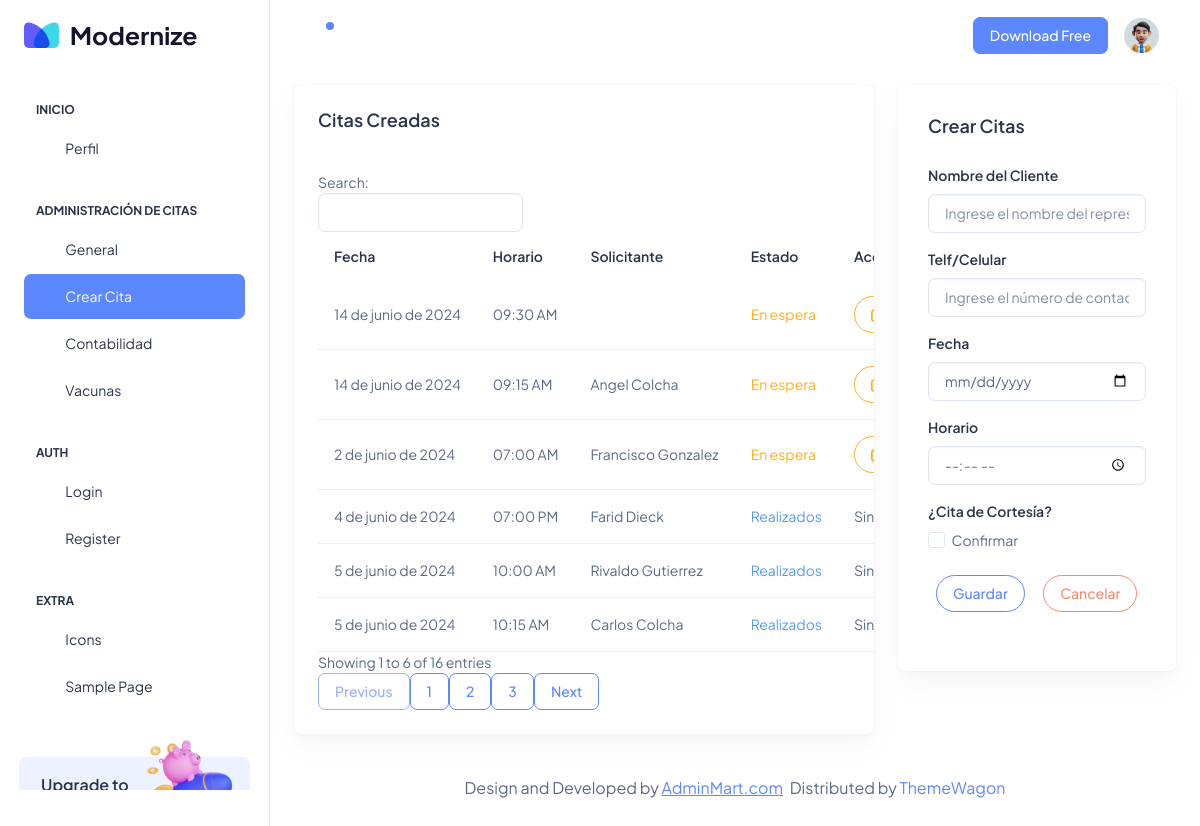
/adci_fechacitas/, run on an earlier commit of the app's database.
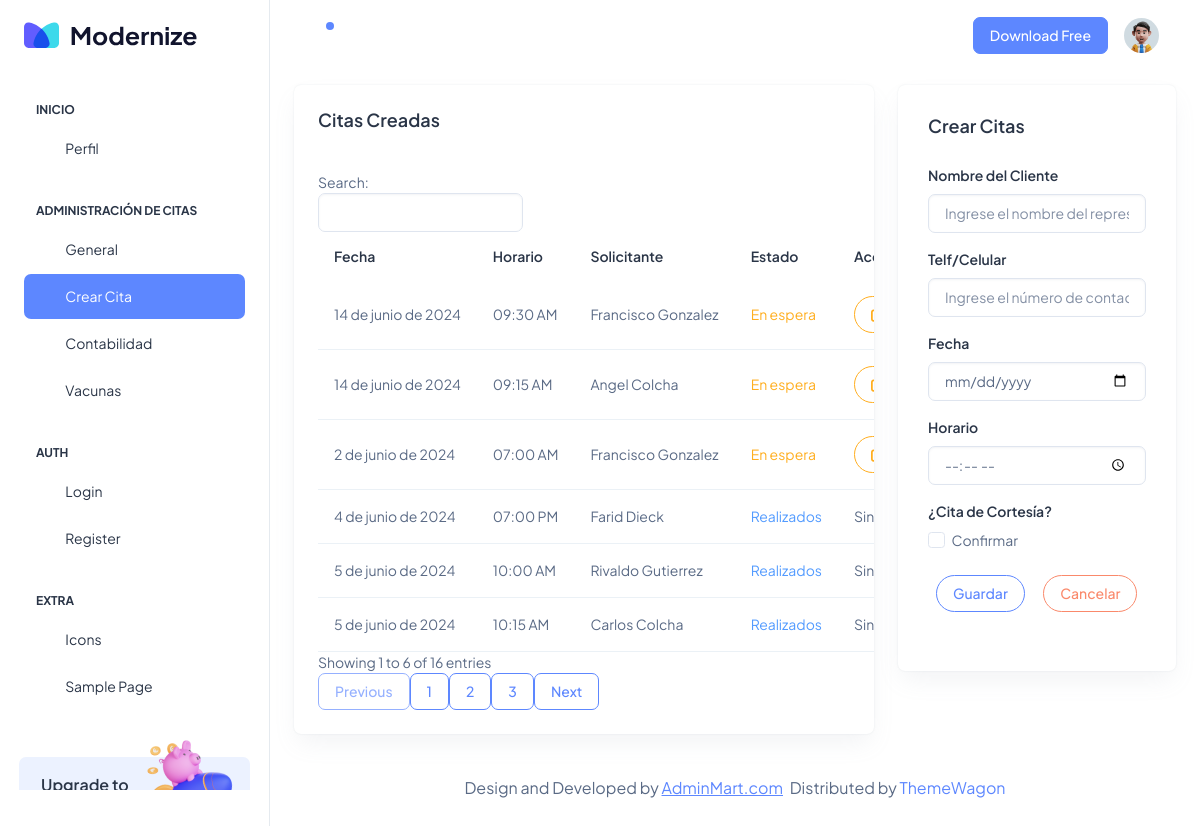
And on a later commit of the database.
### Aplicaciones/Citas/models.py (models this page shows, shortened)
class CitaSol(models.Model):
    id=models.AutoField(primary_key=True)
    fech_da=models.DateField()
    time_da=models.TimeField()
    cort_da=models.BooleanField(default=False)
    nom_da=models.CharField(max_length=150)
    telf_da=models.CharField(max_length=10)
    est_da=models.BooleanField(default=False)

### Aplicaciones/Citas/views.py (the view)
# urls.py: path('adci_fechacitas/',views.adci_fechacitas),
def adci_fechacitas (request):
    horariobdd=DiaHorario.objects.all()
    horabdd=HorasDia.objects.all()
    citabdd=CitaSol.objects.all()
    return render(request,'adci_fechacitas.html',{'horarios':horariobdd,'horas':horabdd,'citas':citabdd})

### Aplicaciones/Citas/templates/adci_fechacitas.html (shortened to what the changed rows need)
{% extends 'adci_plantilla.html' %}
{% block usci_contenido %}
<div class="col-lg-8">
  <div class="row">
    <div class="col-lg-12">
      <div class="card overflow-hidden">
        <div class="card-body p-4">
          <h5 class="card-title mb-9 fw-semibold">Citas Creadas</h5><br>
          <div class="row align-items-center">
            <table id="tbl_horarios" class="table text-nowrap mb-0 align-middle">
              <thead class="text-dark fs-4">
                <tr>
                  <th class="border-bottom-0">
                    <h6 class="fw-semibold mb-0">Fecha</h6>
                  </th>
                  <th class="border-bottom-0">
                    <h6 class="fw-semibold mb-0">Horario</h6>
                  </th>
                  <th class="border-bottom-0">
                    <h6 class="fw-semibold mb-0">Solicitante</h6>
                  </th>
                  <th class="border-bottom-0">
                    <h6 class="fw-semibold mb-0">Estado</h6>
                  </th>
                  <th class="border-bottom-0">
                    <h6 class="fw-semibold mb-0">Acción</h6>
                  </th>
                </tr>
              </thead>
              <tbody>
                {% for cita in citas %}
                  <tr>
                      <td>{{ cita.fech_da }}</td>
                      <td>
                          {% if cita.time_da.hour < 12 %}
                              {{ cita.time_da|time:"h:i" }} AM
                          {% else %}
                              {{ cita.time_da|time:"h:i" }} PM
                          {% endif %}
                      </td>
                      <td>{{cita.nom_da}}</td>
                      <td>
                        {% if cita.est_da %}
                        <span class="text-info">Realizados</span>
                        {% else %}
                        <span class="text-warning">En espera</span>
                        {% endif %}
                      </td>
                      <td>
                        {% if cita.est_da %}
                        <span class="text-center">Sin Acciones</span>
                        {% else %}
                        <button type="button" class="btn btn-outline-warning rounded-pill" data-bs-toggle="modal" data-bs-target="#exampleModal"
                          data-id="{{ cita.id }}" data-diah="{{ cita.fech_da|date:'Y-m-d' }}" data-horario="{{ cita.time_da|time:'h:i' }}" data-nom="{{cita.nom_da}}" data-telf={{cita.telf_da}}
                          data-cortesia="{{cita.cort_da}}">
                           <i class="fas fa-edit"></i>
                        </button>
                        {% endif %}
                      </td>
                  </tr>
                  {% endfor %}
              </tbody>
            </table>
          </div>
        </div>
      </div>
    </div>
  </div>
</div>
          <br>
{% endblock %}

What changed in the data, as far as the page shows it:
changed CitaSol (number 4 of 6 on the later page): nom_da (not shown) → "Francisco Gonzalez"
